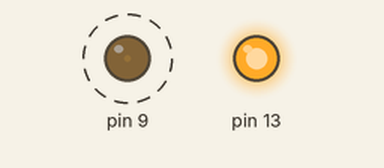
Simulated run of this sketch. Board: Arduino Mega 2560, built with avr-gcc and run on an emulated ATmega2560. Parts: output pins drawn as LEDs (lit = HIGH). Dashed ring = blinking.

Above: at 0.05 s.
Timing chart, 0 to 3.0 s (numbered marks = the images above):
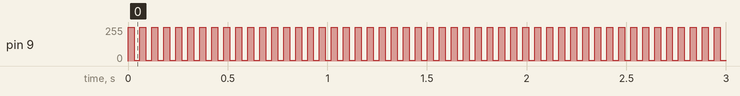

Measured:
- by itself, pin 9: alternates 254/255 for 0.03 s and 4/255 for 0.03 s

The sketch:

sketch_nov15a.ino
```cpp
#include <PWM.h>

//use pin 11 on the Mega instead, otherwise there is a frequency cap at 31 Hz
int led = 9;                // the pin that the LED is attached to
int brightness = 0;         // how bright the LED is
int fadeAmount = 1;         // how many points to fade the LED by
int32_t frequency = 35; //frequency (in Hz)
int i=0;
int sine256[] =
{
127,130,133,136,139,143,146,149,152,155,158,161,164,167,170,173,176,178,181,184,187,190,192,195,198,200,203,205,208,210,212,
215,217,219,221,223,225,227,229,231,233,234,236,238,239,240,242,243,244,245,247,248,249,249,250,251,252,252,253,253,253,254,
254,254,254,254,254,254,253,253,253,252,252,251,250,249,249,248,247,245,244,243,242,240,239,238,236,234,233,231,229,227,225,
223,221,219,217,215,212,210,208,205,203,200,198,195,192,190,187,184,181,178,176,173,170,167,164,161,158,155,152,149,146,143,
139,136,133,130,127,124,121,118,115,111,108,105,102,99,96,93,90,87,84,81,78,76,73,70,67,64,62,59,56,54,51,49,46,44,42,39,37,
35,33,31,29,27,25,23,21,20,18,16,15,14,12,11,10,9,7,6,5,5,4,3,2,2,1,1,1,0,0,0,0,0,0,0,1,1,1,2,2,3,4,5,5,6,7,9,10,11,12,14,15,
16,18,20,21,23,25,27,29,31,33,35,37,39,42,44,46,49,51,54,56,59,62,64,67,70,73,76,78,81,84,87,90,93,96,99,102,105,108,111,115,
118,121,124
};


void setup()
{
  //initialize all timers except for 0, to save time keeping functions
  InitTimersSafe();

  //sets the frequency for the specified pin
  bool success = SetPinFrequencySafe(led, frequency);

  //if the pin frequency was set successfully, turn pin 13 on
  if(success) {
    pinMode(13, OUTPUT);
    digitalWrite(13, HIGH);
  }
}

void loop()
{
  //use this functions instead of analogWrite on 'initialized' pins
  pwmWrite(led, sine256[i]*2);

  i=i+fadeAmount;


  if (brightness == 0 || brightness == 255) {
    fadeAmount = -fadeAmount ;
  }

  delay(30);
}
```
